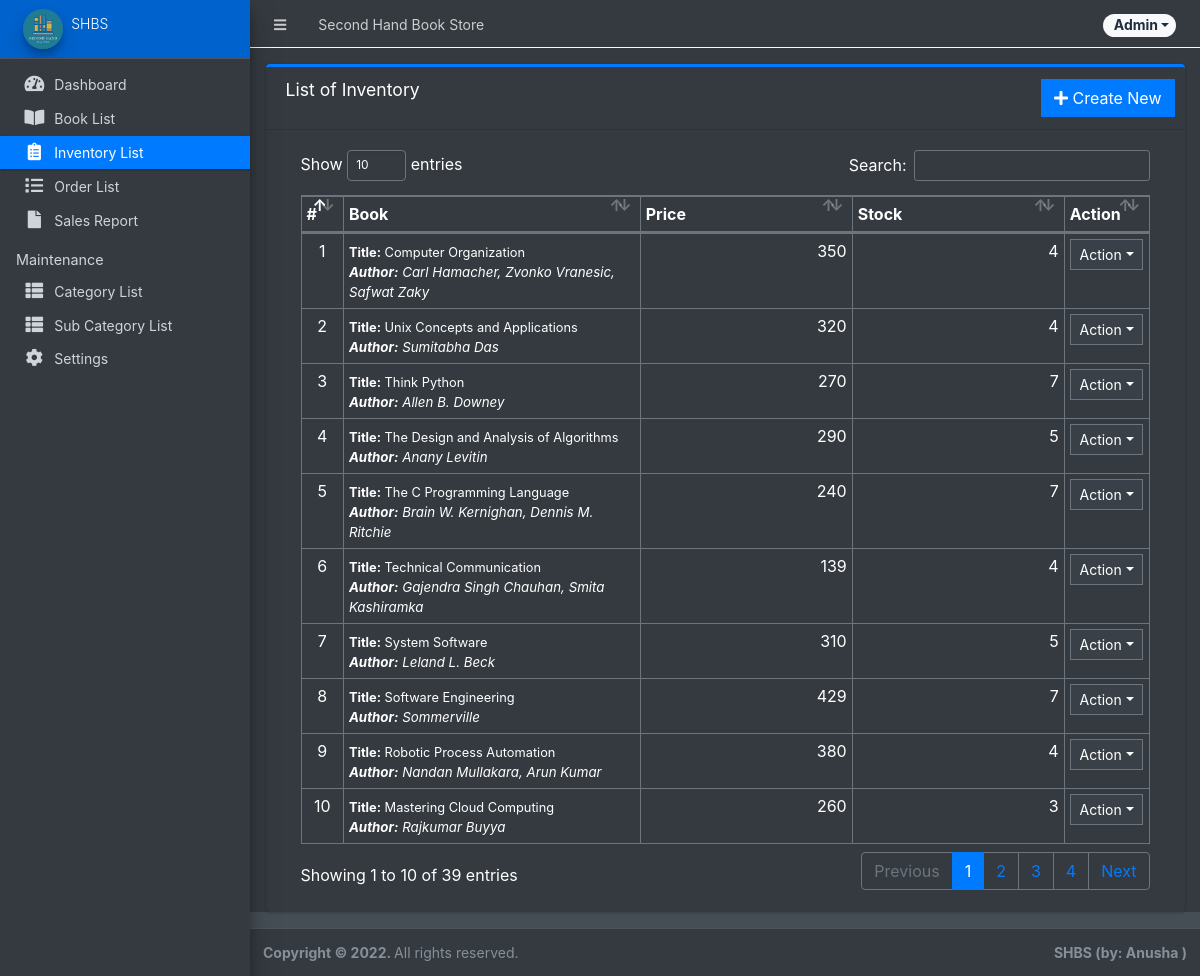
Screenshot of /admin/?page=inventory (signed in) with the database file from the repository.
### tables this page shows
CREATE TABLE `inventory` (
  `id` int(30) NOT NULL,
  `product_id` int(30) NOT NULL,
  `quantity` double NOT NULL,
  `price` float NOT NULL,
  `date_created` datetime NOT NULL DEFAULT current_timestamp(),
  `date_updated` datetime DEFAULT NULL ON UPDATE current_timestamp()
);

CREATE TABLE `products` (
  `id` int(30) NOT NULL,
  `category_id` int(30) NOT NULL,
  `sub_category_id` int(30) NOT NULL,
  `title` varchar(250) NOT NULL,
  `author` text NOT NULL,
  `description` text NOT NULL,
  `status` tinyint(1) NOT NULL DEFAULT 1,
  `date_created` datetime NOT NULL DEFAULT current_timestamp()
);

### admin/inventory/index.php (the view, shortened to what this page needs)
<div class="card card-outline card-primary">
	<div class="card-header">
		<h3 class="card-title">List of Inventory</h3>
		<div class="card-tools">
			<a href="?page=inventory/manage_inventory" class="btn btn-flat btn-primary"><span class="fas fa-plus"></span>  Create New</a>
		</div>
	</div>
	<div class="card-body">
		<div class="container-fluid">
        <div class="container-fluid">
			<table class="table table-bordered table-stripped">
				<colgroup>
					<col width="5%">
					<col width="35%">
					<col width="25%">
					<col width="25%">
					<col width="10%">
				</colgroup>
				<thead>
					<tr>
						<th>#</th>
						<th>Book</th>
						<th>Price</th>
						<th>Stock</th>
						<th>Action</th>
					</tr>
				</thead>
				<tbody>
					<?php
					$i = 1;
						$qry = $conn->query("SELECT i.*,p.title as product,p.author from `inventory` i inner join `products` p on p.id = i.product_id order by unix_timestamp(i.date_created) desc ");
						while($row = $qry->fetch_assoc()):
						$sold = $conn->query("SELECT SUM(ol.quantity) as sold FROM order_list ol inner join orders o on o.id = ol.order_id where ol.product_id='{$row['id']}' and o.`status` != 4 ");
						$sold = $sold->num_rows > 0 ? $sold->fetch_assoc()['sold'] : 0;
						$avail = $row['quantity'] - $sold;
						foreach($row as $k=> $v){
							$row[$k] = trim(stripslashes($v));
						}
					?>
						<tr>
							<td class="text-center"><?php echo $i++; ?></td>
							<td>
								<p class="m-0"><small><b>Title:</b> <?php echo $row['product'] ?></small></p>
								<p class="m-0 truncate"><b>Author:</b> <?php echo $row['author'] ?></p>
							</td>
							<td class="text-right"><?php echo number_format($row['price']) ?></td>
							<td class="text-right"><?php echo $avail ?></td>
							<td align="center">
								 <button type="button" class="btn btn-flat btn-default btn-sm dropdown-toggle dropdown-icon" data-toggle="dropdown">
				                  		Action
				                  </button>
							</td>
						</tr>
					<?php endwhile; ?>
				</tbody>
			</table>
		</div>
		</div>
	</div>
</div>

### rows the page displays
inventory: product.title "Computer Organization", product.author "Carl Hamacher, Zvonko Vranesic, Safwat Zaky", price "350", quantity "4"
inventory: product.title "Unix Concepts and Applications", product.author "Sumitabha Das", price "320", quantity "4"
inventory: product.title "Think Python", product.author "Allen B. Downey", price "270", quantity "7"
inventory: product.title "The Design and Analysis of Algorithms", product.author "Anany Levitin", price "290", quantity "5"
inventory: product.title "The C Programming Language", product.author "Brain W. Kernighan, Dennis M. Ritchie", price "240", quantity "7"
inventory: product.title "Technical Communication", product.author "Gajendra Singh Chauhan, Smita Kashiramka", price "139", quantity "4"
inventory: product.title "System Software", product.author "Leland L. Beck", price "310", quantity "5"
inventory: product.title "Software Engineering", product.author "Sommerville", price "429", quantity "7"
inventory: product.title "Robotic Process Automation", product.author "Nandan Mullakara, Arun Kumar", price "380", quantity "4"
inventory: product.title "Mastering Cloud Computing", product.author "Rajkumar Buyya", price "260", quantity "3"

### other values shown
$_settings->info('name') "Second Hand Book Store"
$_settings->userdata('firstname') "Admin"
$_settings->info('short_name') "SHBS"
